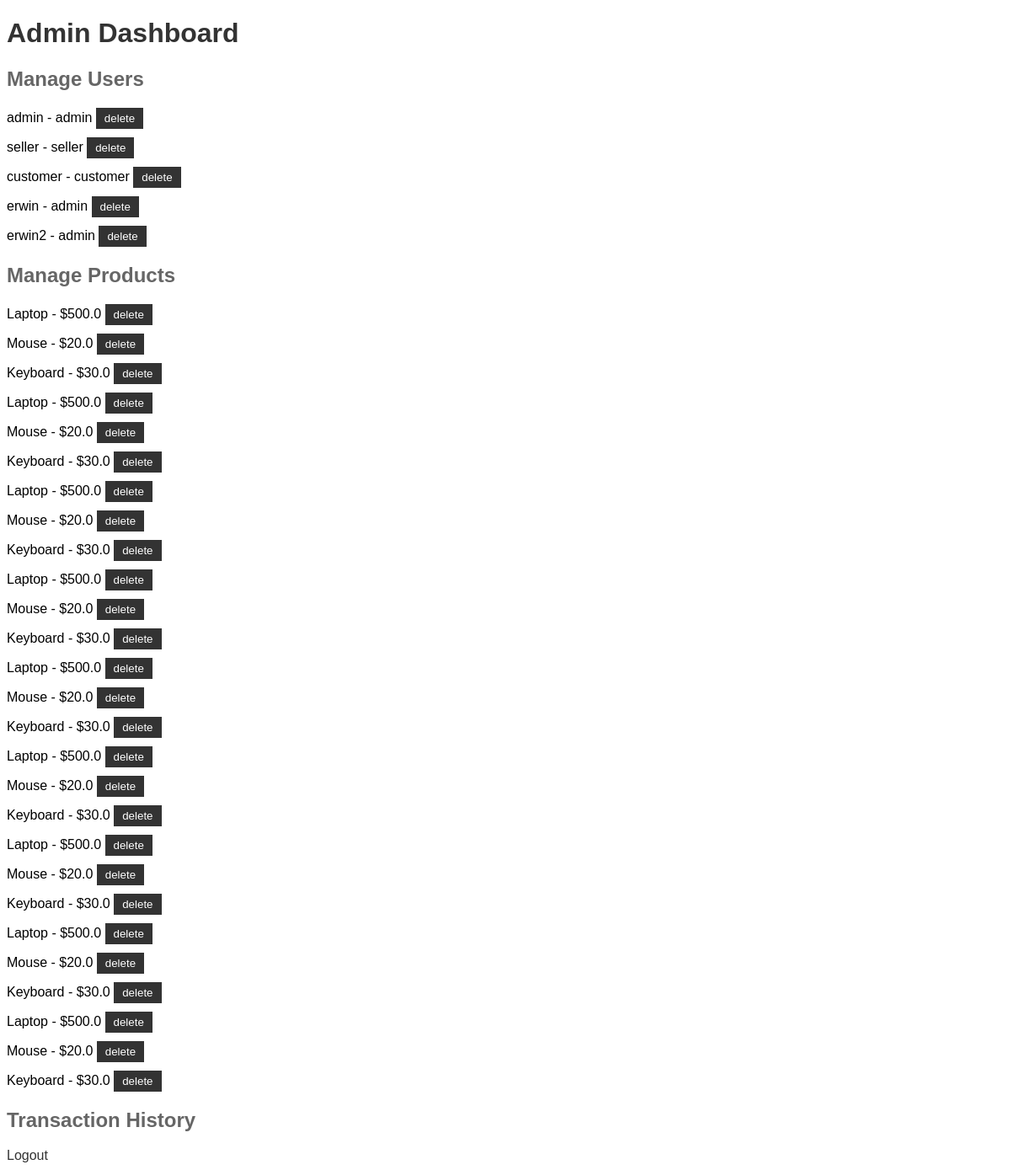
Before: /admin (signed in) with the older database file.
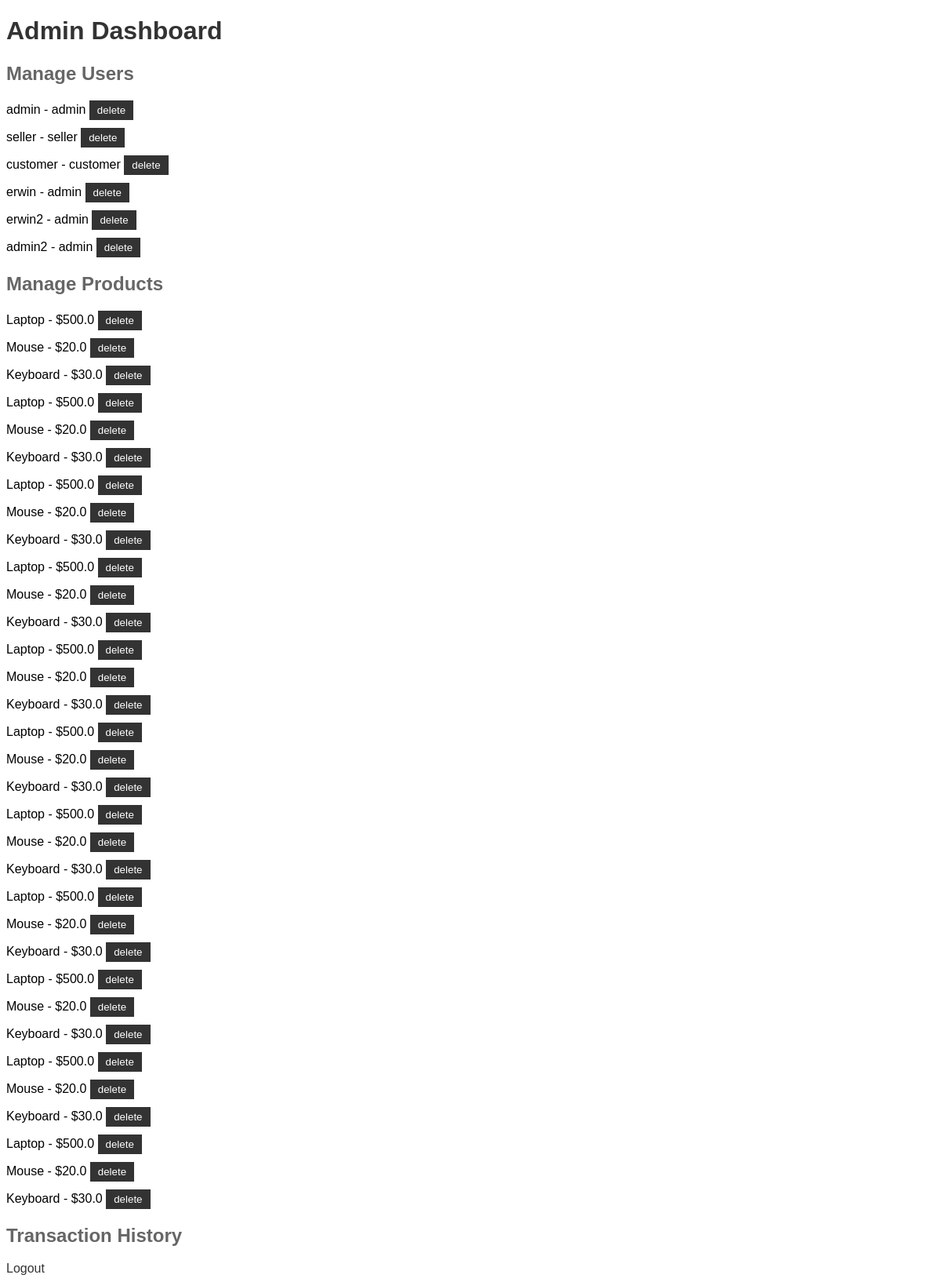
After: the same page with the newer database file.
### tables this page shows
CREATE TABLE users (username TEXT PRIMARY KEY, password TEXT, role TEXT);

CREATE TABLE products (id INTEGER PRIMARY KEY AUTOINCREMENT, product TEXT, price REAL);

### flask1.py (the view)
@app.route('/admin')
def admin_dashboard():
    if 'username' in session and session['role'] == 'admin':
        users = query_db('SELECT username, role FROM users')
        products = query_db('SELECT * FROM products')
        transactions = query_db('SELECT * FROM transactions')
        return render_template('admin_dashboard.html', users=users, products=products, transactions=transactions)
    return 'Access Denied'

### flask1.py (called while the page is built)
def get_db():
    db = getattr(g, '_database', None)
    if db is None:
        db = g._database = sqlite3.connect(DATABASE)
    return db

def query_db(query, args=(), one=False):
    cur = get_db().execute(query, args)
    rv = cur.fetchall()
    cur.close()
    return (rv[0] if rv else None) if one else rv

@app.teardown_appcontext
def close_connection(exception):
    db = getattr(g, '_database', None)
    if db is not None:
        db.close()

### templates/admin_dashboard.html (shortened to what this page needs)
<!DOCTYPE html>
<html>
<head>
</head>
<body>
    <h1>Admin Dashboard</h1>
    <h2>Manage Users</h2>
    <ul>
        {% for user in users %}
            <li>{{ user[0] }} - {{ user[1] }}
                <form method="post" action="{{ url_for('manage_users') }}">
                    <input type="submit" name="action" value="delete">
                </form>
            </li>
        {% endfor %}
    </ul>
    <h2>Manage Products</h2>
    <ul>
        {% for product in products %}
            <li>{{ product[1] }} - ${{ product[2] }}
                <form method="post" action="{{ url_for('manage_products') }}">
                    <input type="submit" name="action" value="delete">
                </form>
            </li>
        {% endfor %}
    </ul>
    <h2>Transaction History</h2>
    <a href="{{ url_for('logout') }}">Logout</a>
</body>
</html>

### templates/admin_dashboard.html (style rules this page uses)
body { font-family: Arial, sans-serif; }
h1 { color: #333; }
h2 { color: #666; }
ul { list-style-type: none; padding: 0; }
li { margin-bottom: 10px; }
form { display: inline; }
input[type="submit"] { background-color: #333; color: #fff; border: none; padding: 5px 10px; cursor: pointer; }
a { color: #333; text-decoration: none; }

Changed rows visible on the page:
added users: username "admin2", role "admin"
added products: product "Laptop", price "500.0"
added products: product "Mouse", price "20.0"
added products: product "Keyboard", price "30.0"
added products: product "Laptop", price "500.0"
added products: product "Mouse", price "20.0"
added products: product "Keyboard", price "30.0"
